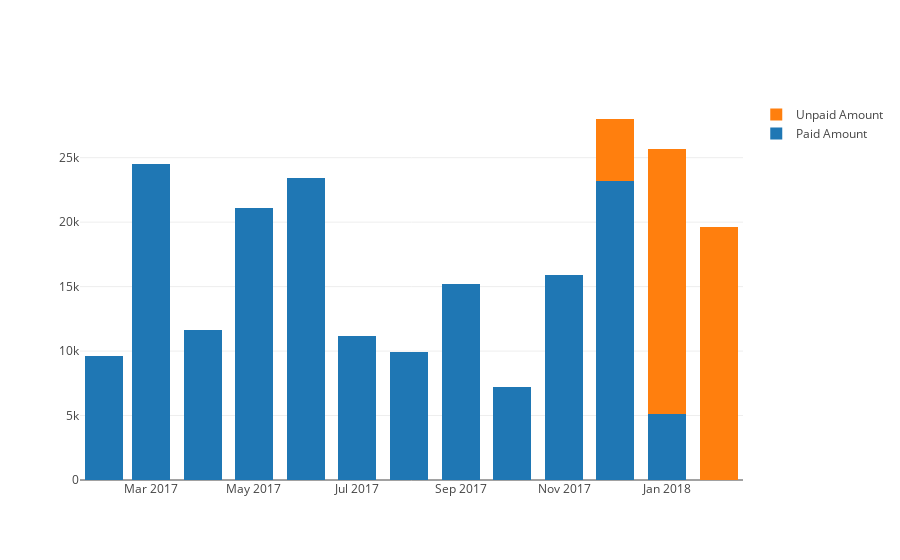

Notebook cell for this chart:
### Code cell
data = [
    go.Bar(
        x=ar_monthly['due_month'],
        y=ar_monthly['paid_amount'],
        name='Paid Amount'
    ),
    go.Bar(
        x=ar_monthly['due_month'],
        y=ar_monthly['amount_due'],
        name='Unpaid Amount'
    )
]
    
layout = go.Layout(barmode='stack')

fig = go.Figure(data=data, layout=layout)

iplot(fig)

### Figure 1 — Plotly figure (JSON) as saved in the notebook; plotly's stock layout.template omitted (floating-point values rounded to 4 significant figures)
{"data": [{"name": "Paid Amount", "type": "bar", "x": ["2017-02", "2017-03", "2017-04", "2017-05", "2017-06", "2017-07", "2017-08", "2017-09", "2017-10", "2017-11", "2017-12", "2018-01", "2018-02"], "y": [9600, 24500, 11600, 21100, 23400, 11200, 9900, 15200, 7200, 15900, 23200, 5100, 0]}, {"name": "Unpaid Amount", "type": "bar", "x": ["2017-02", "2017-03", "2017-04", "2017-05", "2017-06", "2017-07", "2017-08", "2017-09", "2017-10", "2017-11", "2017-12", "2018-01", "2018-02"], "y": [0, 0, 0, 0, 0, 0, 0, 0, 0, 0, 4800, 20600, 19600]}], "layout": {"barmode": "stack"}}
